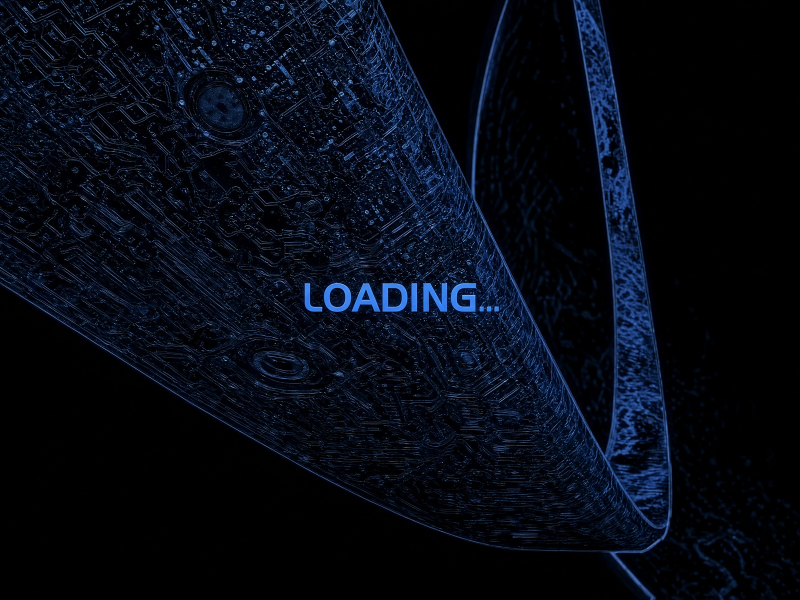
#> input picture port/assets/loading/LOADING.jpg, 1600 x 1200 px (shown at 1/2 size)
$ python loading_assets.py
#> lines starting #> are read from the running program, lines starting #| are printed output that depends on the picture
#!/usr/bin/env python3
"""Convert the supplied loading artwork to the embedded RGBA image.

Run manually with Pillow installed; regular builds use the committed payload.
"""
import zlib
from pathlib import Path

from PIL import Image

ROOT = Path(__file__).resolve().parent.parent
DIRECTORY = ROOT / "port/assets/loading"


def main():
    with Image.open(DIRECTORY / "LOADING.jpg") as source:
#> source is the input picture: PIL image 1600x1200 RGB; mean R, G, B 5.9, 10.5, 20.8
        picture = source.convert("RGBA").resize((640, 480), Image.Resampling.LANCZOS)
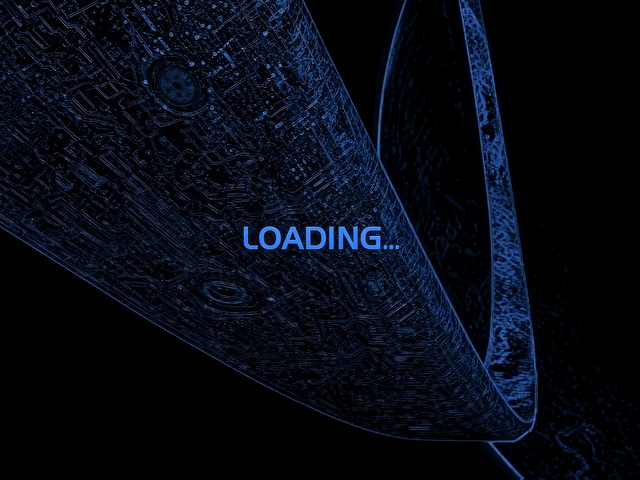
#> picture: PIL image 640x480 RGBA; mean R, G, B, A 6.1, 10.6, 20.9, 255
        (DIRECTORY / "loading.rgba.zlib").write_bytes(zlib.compress(picture.tobytes(), 9))


if __name__ == "__main__":
    main()
